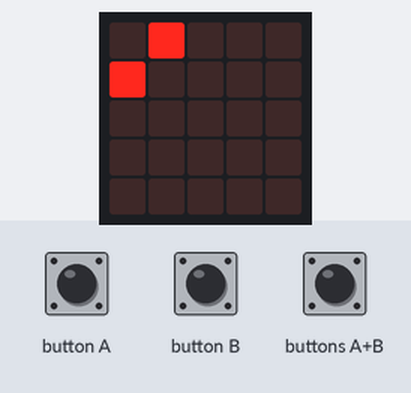
The program below on a simulated BBC micro:bit (MakeCode). Parts: the board's 5×5 LED display. The inputs (shaded band) are chosen by the test bench.

Above: at 1.2 s.
1.3 s: buttons A+B pressed for 0.15 s
At 5.0 s:
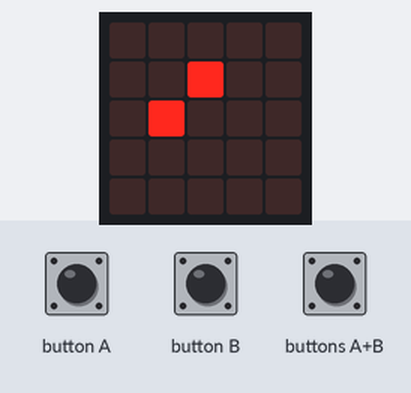
7.4 s: buttons A+B pressed for 1 s
At 8.5 s:
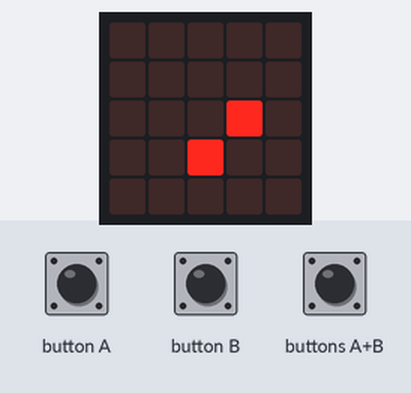
At 14.3 s:
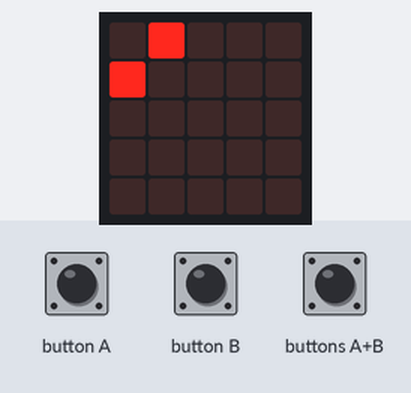
Timing chart, 0 to 15.8 s (numbered marks = the images above; inputs shaded):
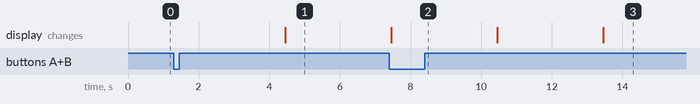

The program:

main.ts
```typescript
led.plot(1, 0)
led.plot(0, 1)
input.onButtonPressed(Button.AB, function on_button_pressed_AB() {
    let x = 1
    let y = 0
    while (y < 4) {
        basic.clearScreen()
        led.plot(x, y)
        led.plot(y, x)
        x += 1
        y += 1
        basic.pause(3000)
    }
})
```

test.ts
```typescript
// Tady jsou testy. Při použití tohoto balíčku jako rozšíření nebude zkompilováno.
```

Measured:
- after the input at 1.3 s, the display: changes after 3.2 s (image 1)
- after the input at 7.4 s, the display: first differs from a run without the input after 6.1 s (image 3)
